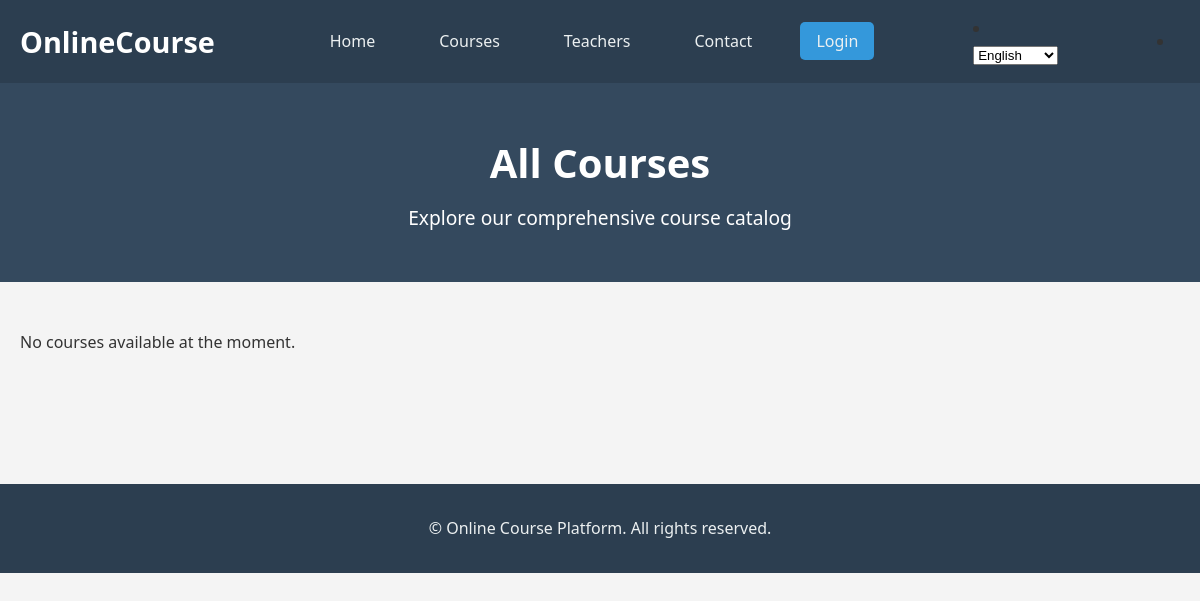
The app's page /courses/, older data.
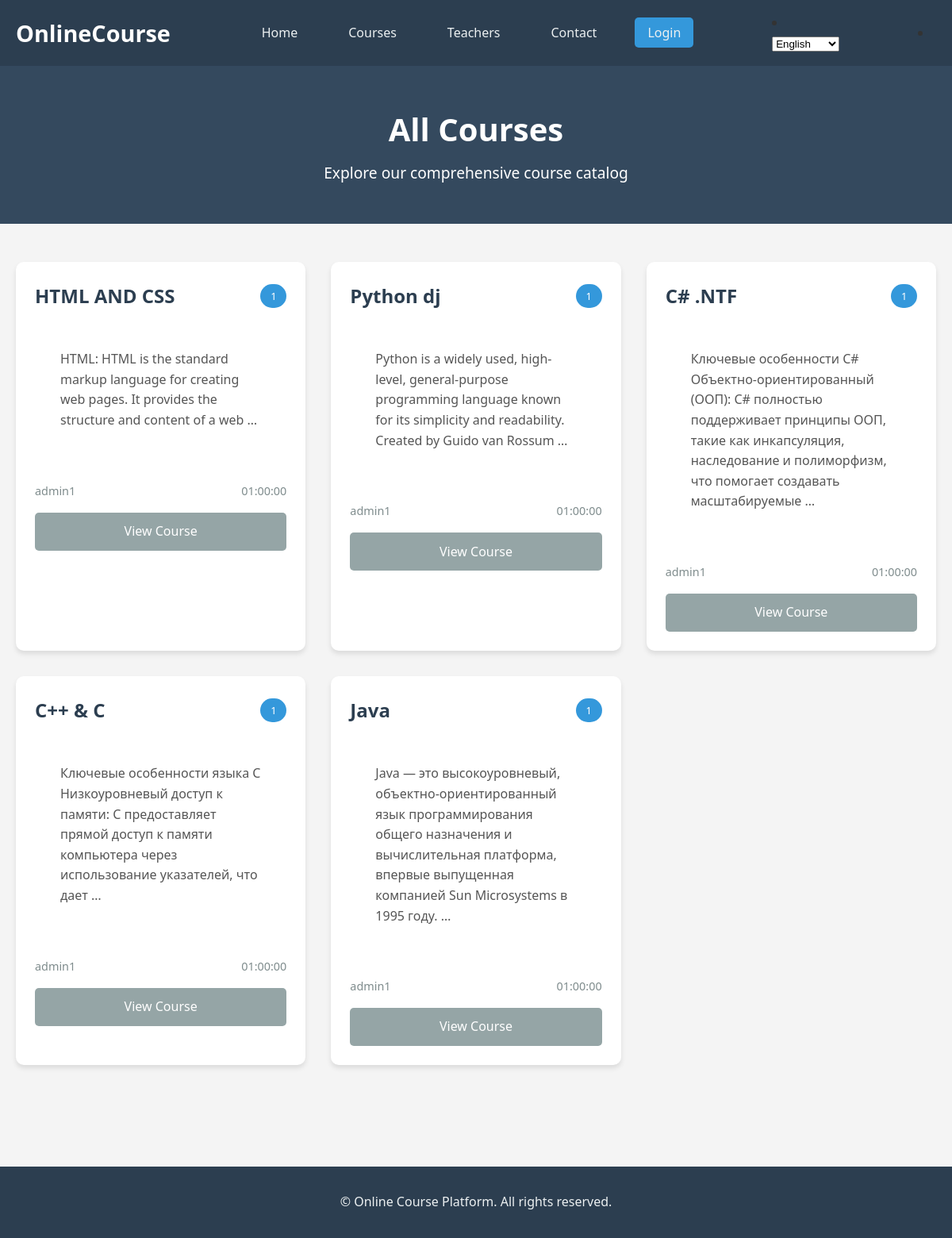
The same page, newer data.
### courses/models.py (models this page shows, shortened)
class Course(models.Model):
    title = models.CharField(max_length=200)
    description = models.TextField()
    teacher = models.ForeignKey(Teacher, on_delete=models.CASCADE)
    created_at = models.DateTimeField(auto_now_add=True)
    duration = models.CharField(max_length=50)
    level = models.CharField(max_length=50)

class Teacher(models.Model):
    user = models.OneToOneField(User, on_delete=models.CASCADE)
    bio = models.TextField()
    expertise = models.CharField(max_length=200)
    photo = models.CharField(max_length=500, blank=True)
    def __str__(self):
        return self.user.get_full_name() or self.user.username

### courses/views.py (the view)
# urls.py: path('courses/', views.courses_list, name='courses'),
def courses_list(request):
    courses_all = Course.objects.all()
    paginator = Paginator(courses_all, 6)
    page = request.GET.get('page')
    courses = paginator.get_page(page)
    return render(request, 'courses/courses.html', {'courses': courses})

### courses/templates/courses/courses.html (shortened to what this page needs)
{% extends 'base.html' %}
{% load i18n %}
{% block content %}
<section class="page-header">
    <div class="container">
        <h1>{% trans 'All Courses'%}</h1>
        <p>{% trans 'Explore our comprehensive course catalog'%}</p>
    </div>
</section>
<section class="courses-section">
    <div class="container">
        <div class="course-grid">
            {% for course in courses %}
            <div class="course-card">
                <div class="course-header">
                    <h3>{{ course.title }}</h3>
                    <span class="course-level">{{ course.level }}</span>
                </div>
                <p class="course-description">{{ course.description|truncatewords:20 }}</p>
                <div class="course-footer">
                    <span class="course-teacher">{{ course.teacher }}</span>
                    <span class="course-duration">{{ course.duration }}</span>
                </div>
                <a href="{% url 'course_detail' course.id %}" class="btn-secondary">{% trans 'View Course'%}</a>
            </div>
            {% empty %}
            <p>{% trans 'No courses available at the moment'%}.</p>
            {% endfor %}
        </div>
    </div>
</section>
{% endblock %}

Row changes from the older to the newer data that the page shows:
added Course: title "HTML AND CSS", level "1", description "HTML: HTML is the standard markup language for creating web pages. It provides the structure and content of a web …", teacher "admin1", duration "01:00:00"
added Course: title "Python dj", level "1", description "Python is a widely used, high-level, general-purpose programming language known for its simplicity and readability. Created by Guido van Rossum …", teacher "admin1", duration "01:00:00"
added Course: title "C# .NTF", level "1", description "Ключевые особенности C# Объектно-ориентированный (ООП): C# полностью поддерживает принципы ООП, такие как инкапсуляция, наследование и полиморфизм, что помогает создавать масштабируемые …", teacher "admin1", duration "01:00:00"
added Course: title "C++ & C", level "1", description "Ключевые особенности языка C Низкоуровневый доступ к памяти: C предоставляет прямой доступ к памяти компьютера через использование указателей, что дает …", teacher "admin1", duration "01:00:00"
added Course: title "Java", level "1", description "Java — это высокоуровневый, объектно-ориентированный язык программирования общего назначения и вычислительная платформа, впервые выпущенная компанией Sun Microsystems в 1995 году. …", teacher "admin1", duration "01:00:00"
Text that changed along with them:
text no longer shown: "No courses available at the moment ."
